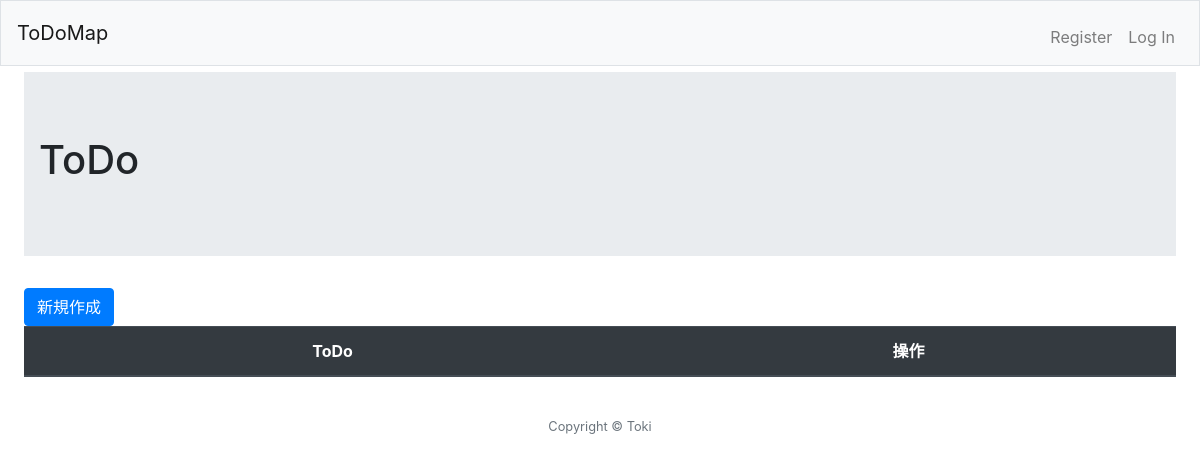
The app's page /, older data.
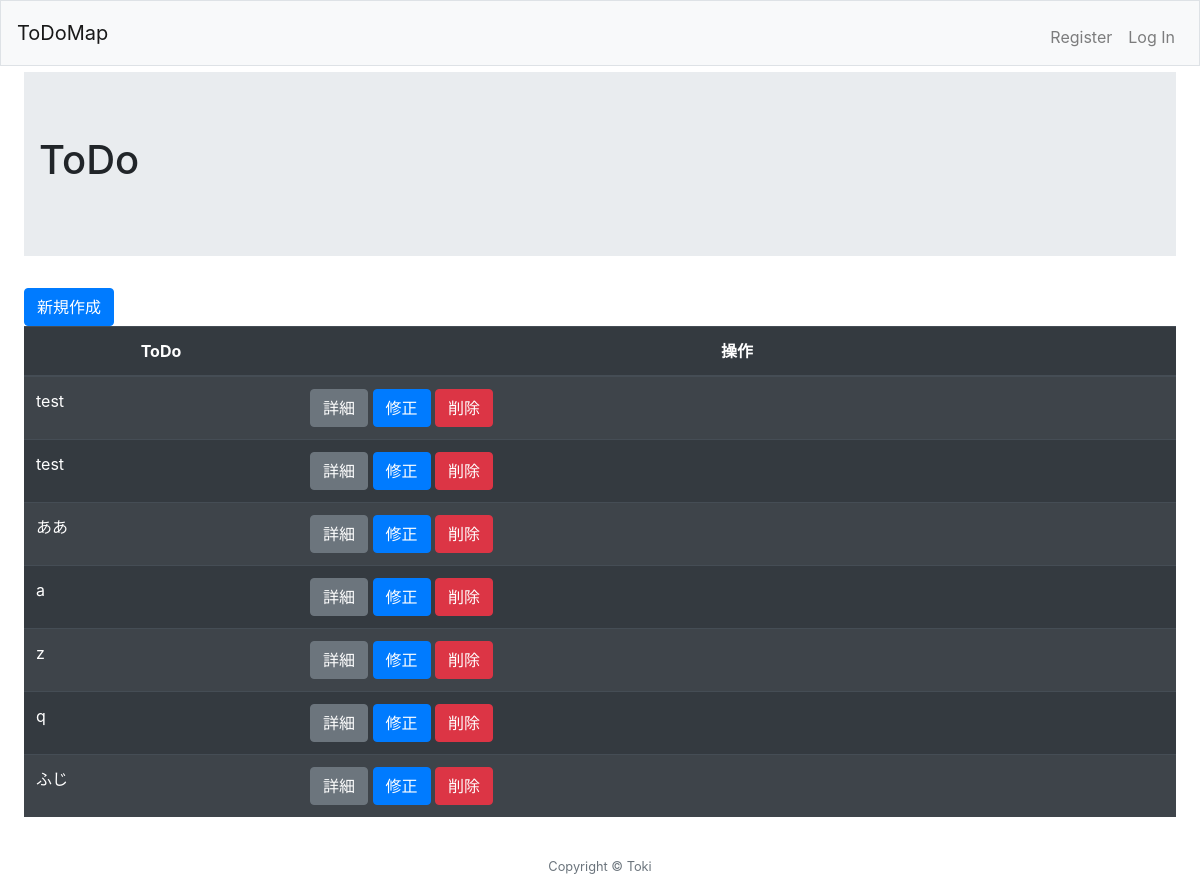
The same page, newer data.
### todo/models.py (models this page shows, shortened)
class Todo(models.Model):
  todo = models.CharField('ToDo', max_length=100, blank=False)
  created_at = models.DateTimeField('作成日時', auto_now_add=True)
  updated_at = models.DateTimeField('更新日時',auto_now=True)
  adress = models.CharField('住所', max_length=100, blank=False)
  lat = models.DecimalField('緯度', max_digits=9, decimal_places=6)
  lng = models.DecimalField('経度', max_digits=9, decimal_places=6)

### todo/views.py (the view)
# urls.py: path('', views.Index.as_view(), name='index'),
class Index(ListView):
  template_name = "todo/index.html"
  model = Todo
  paginate_by = 10 # ページネーションが5ページまで

### templates/todo/index.html (shortened to what this page needs)
{% extends 'todo/base.html' %}
{% block jumbotron %}
  ToDo
{% endblock %}
{% block content %}
<div>
  <a class="btn btn-primary" href="{% url 'todo:create' %}">新規作成</a>
  <table class="table table-striped table-dark">
    <thead>
      <tr>
        <th scope="col" class="text-center">ToDo</th>
        <th scope="col" class="text-center">操作</th>
      </tr>
    </thead>
    <tbody>
      {% for item in object_list %}
      <tr>
        <td>{{ item.todo }}</td>
        <td>
          <a class="btn btn-secondary" href="{% url 'todo:detail' pk=item.id %}">詳細</a>
          <a class="btn btn-primary" href="{% url 'todo:update' pk=item.id %}">修正</a>
          <a class="btn btn-danger" href="{% url 'todo:delete' pk=item.id %}">削除</a>
        </td>
      </tr>
      {% endfor %}
    </tbody>
  </table>
</div>
{% endblock %}

Row changes from the older to the newer data that the page shows:
added Todo: todo "test"
added Todo: todo "test"
added Todo: todo "ああ"
added Todo: todo "a"
added Todo: todo "z"
added Todo: todo "q"
added Todo: todo "ふじ"
